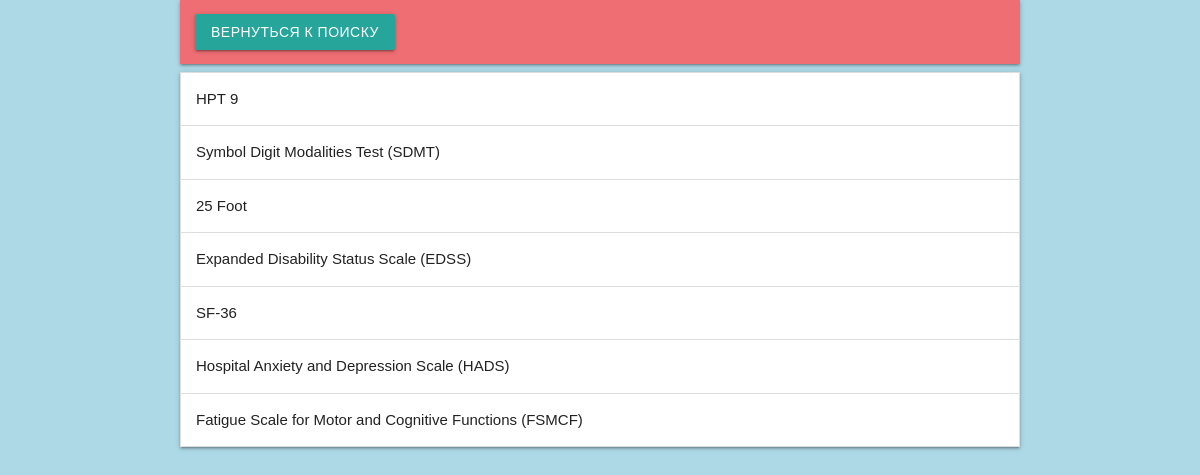
Screenshot of /visit/2 with the database file from the repository.
### models.py (models this page shows, shortened)
class BasicTest(db.Model):
    __tablename__ = 'basic_test'
    id = db.Column(db.Integer, primary_key=True)
    visit_id = db.Column(db.Integer, db.ForeignKey('visit.id'), nullable=False)
    screenshot_path = db.Column(db.String(), unique=True, nullable=False)
    type = db.Column(db.String(50))
    __mapper_args__ = {
        'polymorphic_identity' : 'basic_test',
        'polymorphic_on' : type
    }
    def __repr__(self):
        return 'Id: {0}, screen: {1}, type: {2}, visit_Id: {3}'.format(self.id, self.screenshot_path, self.type, self.visit_id)

class HPT9(BasicTest):
    __tablename__ = 'HPT 9'
    id = db.Column(db.Integer, db.ForeignKey('basic_test.id'), primary_key=True)
    main_hand = db.Column(db.String(10))
    attempt_main_hand_1 = db.Column(db.Float)
    attempt_main_hand_2 = db.Column(db.Float)
    note_main = db.Column(db.Text)
    attempt_sec_hand_1 = db.Column(db.Float)
    attempt_sec_hand_2 = db.Column(db.Float)
    note_sec = db.Column(db.Text)
    __mapper_args__ = {
        'polymorphic_identity':'HPT 9',
    }

class BasicTest(db.Model):
    __tablename__ = 'basic_test'
    id = db.Column(db.Integer, primary_key=True)
    visit_id = db.Column(db.Integer, db.ForeignKey('visit.id'), nullable=False)
    screenshot_path = db.Column(db.String(), unique=True, nullable=False)
    type = db.Column(db.String(50))
    __mapper_args__ = {
        'polymorphic_identity' : 'basic_test',
        'polymorphic_on' : type
    }
    def __repr__(self):
        return 'Id: {0}, screen: {1}, type: {2}, visit_Id: {3}'.format(self.id, self.screenshot_path, self.type, self.visit_id)

class MemoryTest(BasicTest):
    __tablename__ = 'Symbol Digit Modalities Test  (SDMT)'
    id = db.Column(db.Integer, db.ForeignKey('basic_test.id'), primary_key=True)
    memtest_all = db.Column(db.Float)
    memtest_correct = db.Column(db.Float)
    memtest_wrong = db.Column(db.Float)
    __mapper_args__ = {
        'polymorphic_identity':'Symbol Digit Modalities Test  (SDMT)',
    }

class Foot25(BasicTest):
    __tablename__ = '25 Foot'
    id = db.Column(db.Integer, db.ForeignKey('basic_test.id'), primary_key=True)
    foot25_try1 = db.Column(db.Float)
    foot25_try2 = db.Column(db.Float)
    foot25_tools = db.Column(db.String)
    foot25_addition = db.Column(db.Text)
    __mapper_args__ = {
        'polymorphic_identity':'25 Foot',
    }

class EDSS(BasicTest):
    __tablename__ = 'Expanded Disability Status Scale (EDSS)'
    id = db.Column(db.Integer, db.ForeignKey('basic_test.id'), primary_key=True)
    visual = db.Column(db.Float)
    brainstem = db.Column(db.Float)
    pyramidal = db.Column(db.Float)
    cerebellar = db.Column(db.Float)
    sensory = db.Column(db.Float)
    bowel_bladder = db.Column(db.Float)
    cerebral = db.Column(db.Float)
    ambulation_score = db.Column(db.Float)
    edss_step = db.Column(db.Float)
    __mapper_args__ = {
        'polymorphic_identity':'Expanded Disability Status Scale (EDSS)',
    }

class SF36(BasicTest):
    __tablename__ = 'SF-36'
    id = db.Column(db.Integer, db.ForeignKey('basic_test.id'), primary_key=True)
    PHC = db.Column(db.Float)
    MHC = db.Column(db.Float)
    __mapper_args__ = {
        'polymorphic_identity':'SF-36',
    }

class HADS(BasicTest):
    __tablename__ = 'Hospital Anxiety and Depression Scale (HADS)'
    id = db.Column(db.Integer, db.ForeignKey('basic_test.id'), primary_key=True)
    anxiety = db.Column(db.Integer)
    depression = db.Column(db.Integer)
    __mapper_args__ = {
        'polymorphic_identity':'Hospital Anxiety and Depression Scale (HADS)',
    }

class FSMC(BasicTest):
    __tablename__ = 'Fatigue Scale for Motor and Cognitive Functions (FSMCF)'
    id = db.Column(db.Integer, db.ForeignKey('basic_test.id'), primary_key=True)
    kog = db.Column(db.Integer)
    mot = db.Column(db.Integer)
    total = db.Column(db.Integer)
    __mapper_args__ = {
        'polymorphic_identity':'Fatigue Scale for Motor and Cognitive Functions (FSMCF)',
    }

### app.py (the view)
@app.route('/visit/<visit_id>', methods=['GET','POST'])
def visit_view(visit_id):
    tests = BasicTest.query.filter_by(visit_id = visit_id).all()
    print(tests)
    return render_template("visit_view.html", tests = tests, visit_id=visit_id)

### app.py (called while the page is built)
@app.after_request
def add_header(r):
    r.headers["Cache-Control"] = "no-cache, no-store, must-revalidate"
    r.headers["Pragma"] = "no-cache"
    r.headers["Expires"] = "0"
    r.headers['Cache-Control'] = 'public, max-age=0'
    return r

@app.template_filter('screen_path')
def reverse_filter(s):
    return '/' + s.replace('\\','/')

### templates/visit_view.html (shortened to what this page needs)
{% extends "basic.html" %}
{% block title %}
    <link rel="stylesheet" type=text/css href="{{ url_for('static', filename='css/materialize/materialize.min.css')}}">
{% endblock %}
{% block body %}
    <div class="container">
        <nav>
            <div class="nav-wrapper">
                <ul class="left">
                    <li>
                        <a class="btn waves-effect waves-light" href="{{ url_for('index')}}#test1">Вернуться к поиску</a>
                    </li>
                </ul>
            </div>
        </nav>
        <ul class="collapsible">
            {% for test in tests %}
            <li>
                <div class="collapsible-header">{{ test.type }}</div>
            </li>
            {% endfor %}
        </ul>
    </div>
{% endblock %}

### templates/basic.html (shortened to what this page needs)
<!doctype html>
<html lang="ru">
  <head>
    {% block title %}
    {% endblock %}
    <link rel="stylesheet" href="{{ url_for('static', filename='css/style.css')}}">
    <link rel="stylesheet" href="{{ url_for('static', filename='css/styles.css')}}">
  </head>
    {% block body %}{% endblock %}
</html>

### static/css/style.css (style rules this page uses)
* { font-family: Trebuchet MS, palatino linotype, sans-serif; }

### rows the page displays
HPT9: type "HPT 9"
MemoryTest: type "Symbol Digit Modalities Test (SDMT)"
Foot25: type "25 Foot"
EDSS: type "Expanded Disability Status Scale (EDSS)"
SF36: type "SF-36"
HADS: type "Hospital Anxiety and Depression Scale (HADS)"
FSMC: type "Fatigue Scale for Motor and Cognitive Functions (FSMCF)"
